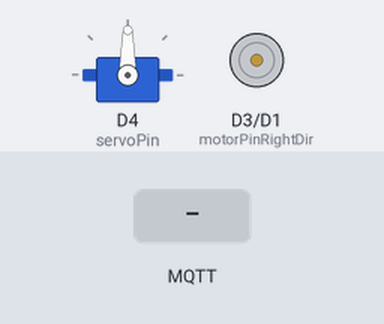
Bench run of a sketch on a simulated ESP8266 (NodeMCU). On the bench: servo, direction and speed pins drawn as motors (green arrow = direction pin HIGH = forward, orange = LOW = backward, longer = more drive). The test bench sets the inputs (shaded band). WiFi joins after 1.5 s; servers stay silent unless stated; no MQTT or app messages arrive unless stated; what the sketch prints to the serial monitor is not drawn.

Above: at 2.7 s.
2.8 s: MQTT message "5" arrives on the first subscribed topic
At 3.3 s:
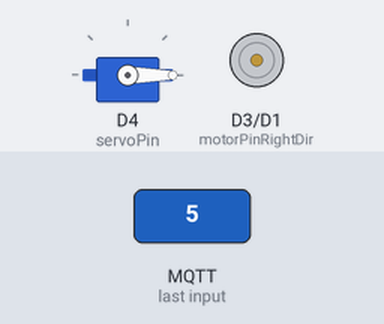
4.3 s: MQTT message "5" arrives on the second subscribed topic
At 5.5 s:
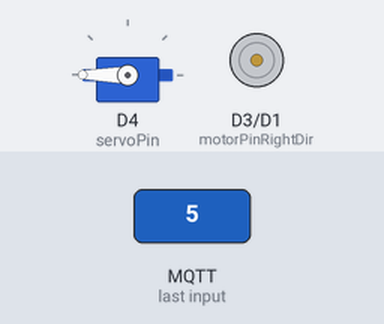
5.8 s: MQTT message "5" arrives on the third subscribed topic
At 6.8 s:
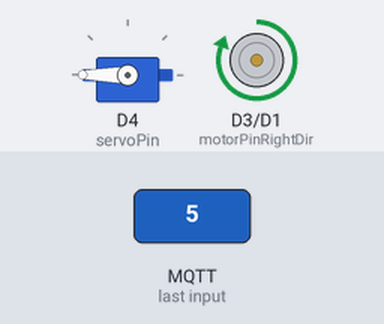
7.3 s: MQTT message "on" arrives on the first subscribed topic
At 7.9 s:
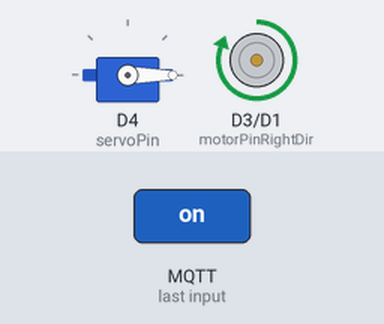
8.8 s: MQTT message "90" arrives on the second subscribed topic
At 9.1 s:
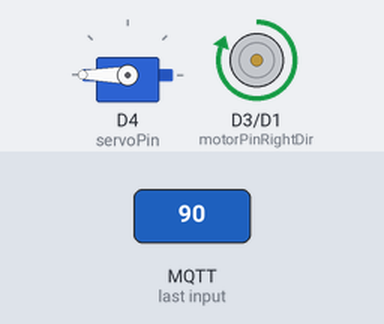
10.3 s: MQTT message "90" arrives on the first subscribed topic
At 11.4 s:
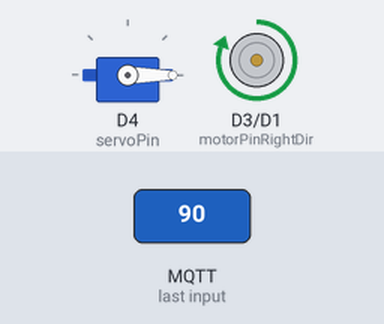
Timing chart, 0 to 12.8 s (numbered marks = the images above; inputs shaded):
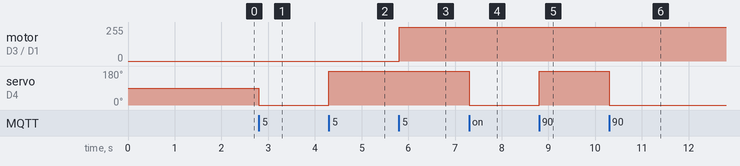

Measured:
- after the input at 2.8 s, servo on D4 (servoPin): 90° → 0° at once
- after the input at 4.3 s, servo on D4 (servoPin): 0° → 180° at once
- after the input at 5.8 s, motor on D3 (motorPinRightDir) / D1 (motorPinRightSpeed): stopped → forward 255/255 at once
- after the input at 7.3 s, servo on D4 (servoPin): 180° → 0° at once
- after the input at 8.8 s, servo on D4 (servoPin): 0° → 180° at once
- after the input at 10.3 s, servo on D4 (servoPin): 180° → 0° at once

The sketch:

Driver.ino
```cpp
#include <Servo.h>
#include <ESP8266WiFi.h>
#include <PubSubClient.h>

// Update these with your WiFi and Maqiatto MQTT broker details
const char* ssid = "";
const char* password = "";
const char* mqtt_server = "maqiatto.com";
const int mqtt_port = 1883;
const char* mqtt_user = "";
const char* mqtt_password = "";

// Topics
const char* topic_left = "/left";
const char* topic_right = "/right";
const char* topic_drive = "/drive";
const char* topic_reverse = "/reverse";
const char* topic_speed = "/speed";
const char* topic_stop = "/stop";
const char* topic_center = "/center";

//Definitions
#define motorPinRightDir  0//D2
#define motorPinRightSpeed 5//D1
const int servoPin = D4;
const int dir = 0;
int speed = 255;
Servo myServo;
WiFiClient espClient;
PubSubClient client(espClient);
int motorSpeed = 0; // Max speed (range: 0-255)

// Function to set up WiFi
void setup_wifi() {
  delay(10);
  Serial.println();
  Serial.print("Connecting to ");
  Serial.println(ssid);

  WiFi.begin(ssid, password);

  while (WiFi.status() != WL_CONNECTED) {
    delay(500);
    Serial.print(".");
  }

  Serial.println("");
  Serial.println("WiFi connected");
  Serial.println("IP address: ");
  Serial.println(WiFi.localIP());
}

// Function to stop the motor
void stopMotor() {
  analogWrite(motorPinRightDir, 0);
  Serial.println("Motor stopped");
}

// Callback function when a message arrives
void callback(char* topic, byte* payload, unsigned int length) {
  payload[length] = '\0'; // Null-terminate the payload
  String message = String((char*)payload);

  Serial.print("Message arrived [");
  Serial.print(topic);
  Serial.print("] ");
  Serial.println(message);

//Controller, checking messages sent by mqtt and executing the corresponding function

  if (String(topic) == topic_left) {
    myServo.write(0);
    Serial.println("Servo moved to 0 degrees");
  } else if (String(topic) == topic_right) {
    myServo.write(180);
    Serial.println("Servo moved to 180 degrees");
  } else if (String(topic) == topic_drive) {
    digitalWrite(motorPinRightDir, 1);
    analogWrite(motorPinRightSpeed, speed);
    Serial.println("Motor moving forward");
  } else if (String(topic) == topic_reverse) {
    digitalWrite(motorPinRightDir, dir);
    analogWrite(motorPinRightSpeed, speed);
    Serial.println("Motor moving in reverse");
  } else if (String(topic) == topic_speed) {
    motorSpeed = message.toInt();
  } else if (String(topic) == topic_stop) {
    digitalWrite(motorPinRightDir, LOW);
    analogWrite(motorPinRightSpeed, 0);
  } else if (String(topic) == topic_center) {
    myServo.write(90);
    Serial.println("Servo moved to Center");
  }
}

void reconnect() {
  // Loop until we're reconnected
  while (!client.connected()) {
    Serial.print("Attempting MQTT connection...");
    // Attempt to connect
    if (client.connect("ArduinoClient", mqtt_user, mqtt_password)) {
      Serial.println("connected");
      // Subscribe to the topics
      client.subscribe(topic_left);
      client.subscribe(topic_right);
      client.subscribe(topic_drive);
      client.subscribe(topic_reverse);
      client.subscribe(topic_speed);
      client.subscribe(topic_stop);
      client.subscribe(topic_center);
    } else {
      Serial.print("failed, rc=");
      Serial.print(client.state());
      Serial.println(" try again in 5 seconds");
      // Wait 5 seconds before retrying
      delay(5000);
    }
  }
}

void setup() {
  pinMode(motorPinRightDir, OUTPUT);
  pinMode(motorPinRightSpeed, OUTPUT);
  myServo.attach(servoPin);

  Serial.begin(115200);
  setup_wifi();
  client.setServer(mqtt_server, mqtt_port);
  client.setCallback(callback);
}

void loop() {
  if (!client.connected()) {
    reconnect();
  }
  client.loop();
  int dir = 0;
  int speed = 255;
}
```
